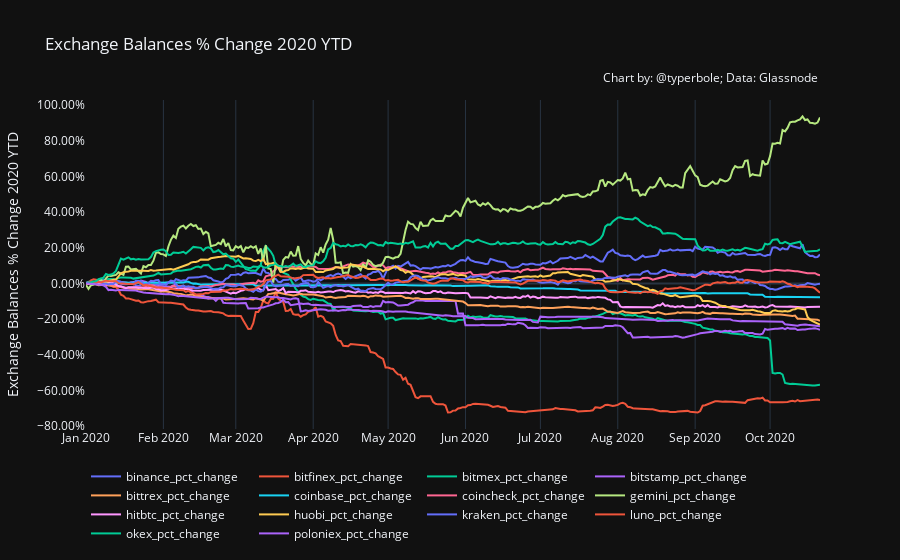

The code cell stored with this chart in its notebook:
### Code cell
chart_utils.single_axis_chart(
    df.loc[df['date'] >= '2020-01-01'], 'date', pct_cols,
    y1_series_title='Exchange Balances % Change 2020 YTD', data_source='Glassnode',
    y1_series_axis_format=',.2%')

### Figure 1 — Plotly figure (JSON) as saved in the notebook; plotly's stock layout.template omitted (floating-point values rounded to 4 significant figures; data arrays with more than 128 entries replaced by an {"elided": "..."} marker saying what was removed)
{"data": [{"name": "binance_pct_change", "type": "scatter", "x": {"elided": "295 str values"}, "xaxis": "x", "y": {"elided": "295 float values"}, "yaxis": "y"}, {"name": "bitfinex_pct_change", "type": "scatter", "x": {"elided": "295 str values"}, "xaxis": "x", "y": {"elided": "295 float values"}, "yaxis": "y"}, {"name": "bitmex_pct_change", "type": "scatter", "x": {"elided": "295 str values"}, "xaxis": "x", "y": {"elided": "295 float values"}, "yaxis": "y"}, {"name": "bitstamp_pct_change", "type": "scatter", "x": {"elided": "295 str values"}, "xaxis": "x", "y": {"elided": "295 float values"}, "yaxis": "y"}, {"name": "bittrex_pct_change", "type": "scatter", "x": {"elided": "295 str values"}, "xaxis": "x", "y": {"elided": "295 float values"}, "yaxis": "y"}, {"name": "coinbase_pct_change", "type": "scatter", "x": {"elided": "295 str values"}, "xaxis": "x", "y": {"elided": "295 float values"}, "yaxis": "y"}, {"name": "coincheck_pct_change", "type": "scatter", "x": {"elided": "295 str values"}, "xaxis": "x", "y": {"elided": "295 float values"}, "yaxis": "y"}, {"name": "gemini_pct_change", "type": "scatter", "x": {"elided": "295 str values"}, "xaxis": "x", "y": {"elided": "295 float values"}, "yaxis": "y"}, {"name": "hitbtc_pct_change", "type": "scatter", "x": {"elided": "295 str values"}, "xaxis": "x", "y": {"elided": "295 float values"}, "yaxis": "y"}, {"name": "huobi_pct_change", "type": "scatter", "x": {"elided": "295 str values"}, "xaxis": "x", "y": {"elided": "295 float values"}, "yaxis": "y"}, {"name": "kraken_pct_change", "type": "scatter", "x": {"elided": "295 str values"}, "xaxis": "x", "y": {"elided": "295 float values"}, "yaxis": "y"}, {"name": "luno_pct_change", "type": "scatter", "x": {"elided": "295 str values"}, "xaxis": "x", "y": {"elided": "295 float values"}, "yaxis": "y"}, {"name": "okex_pct_change", "type": "scatter", "x": {"elided": "295 str values"}, "xaxis": "x", "y": {"elided": "295 float values"}, "yaxis": "y"}, {"name": "poloniex_pct_change", "type": "scatter", "x": {"elided": "295 str values"}, "xaxis": "x", "y": {"elided": "295 float values"}, "yaxis": "y"}], "layout": {"annotations": [{"showarrow": false, "text": "Chart by: @typerbole; Data: Glassnode", "x": 1, "xanchor": "right", "xref": "paper", "xshift": 0, "y": 1.1, "yanchor": "auto", "yref": "paper", "yshift": 0}], "legend": {"orientation": "h"}, "showlegend": true, "title": {"text": "Exchange Balances % Change 2020 YTD"}, "xaxis": {"anchor": "y", "domain": [0, 1]}, "yaxis": {"anchor": "x", "domain": [0, 1], "showgrid": false, "tickformat": ",.2%", "title": {"text": "Exchange Balances % Change 2020 YTD"}, "type": "linear"}}}
